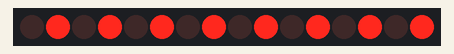
Bench run of a sketch on a simulated Arduino Uno, built with avr-gcc and run on an emulated ATmega328P. On the bench: 16 shift-register outputs drawn as a row of LEDs (first output left, lit = HIGH). Wiring (inferred from the names in the program): 2 × shift register (74HC595): data pin 2; shift clock pin 5; latch pin 4; OE pin 3. Wiring (inferred from the signals the program sends): row of LEDs: on Q0, Q1, Q2, Q3, Q4, Q5, Q6, Q7, Q8, Q9, Q10, Q11, Q12, Q13, Q14, Q15.

Above: at 0.5 s.
At 3.5 s:
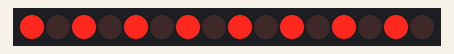
Timing chart, 0 to 4.6 s (numbered marks = the images above):
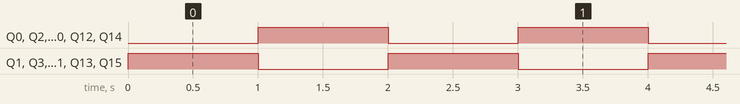

Measured:
- by itself, Q0–15: alternates HIGH for 1.0 s and LOW for 1.0 s

The sketch:

74HC595_Alternating_Demo.ino
```cpp
// Define control pins for the shift register
const uint8_t DATA_PIN   = 2;   // Data pin (DS)
const uint8_t CLOCK_PIN  = 5;   // Clock pin (SHCP)
const uint8_t LATCH_PIN  = 4;   // Latch pin (STCP)
const uint8_t OUTPUT_ENABLE_PIN = 3; // Output Enable (OE), active LOW

// Control flag to toggle between patterns
bool FLAG = true;

void setup() {
  // Configure pins as outputs
  pinMode(LATCH_PIN, OUTPUT);
  pinMode(CLOCK_PIN, OUTPUT);
  pinMode(DATA_PIN, OUTPUT);
  pinMode(OUTPUT_ENABLE_PIN, OUTPUT);

  // Enable outputs (OE is active LOW)
  digitalWrite(OUTPUT_ENABLE_PIN, LOW);
}

void loop() {
  // Prepare to send data
  digitalWrite(LATCH_PIN, LOW);

  // Choose data pattern based on FLAG and toggle FLAG
  byte data;
  if (FLAG) {
    data = 0b10101010;
    FLAG = false; // Flip flag for next time
  } else {
    data = 0b01010101;
    FLAG = true;
  }

  // Shift the data out to two chained shift registers
  shiftOut(DATA_PIN, CLOCK_PIN, MSBFIRST, data);
  shiftOut(DATA_PIN, CLOCK_PIN, MSBFIRST, data);

  // Latch the data to the output pins
  digitalWrite(LATCH_PIN, HIGH);

  // Wait for a second
  delay(1000);
}
```
